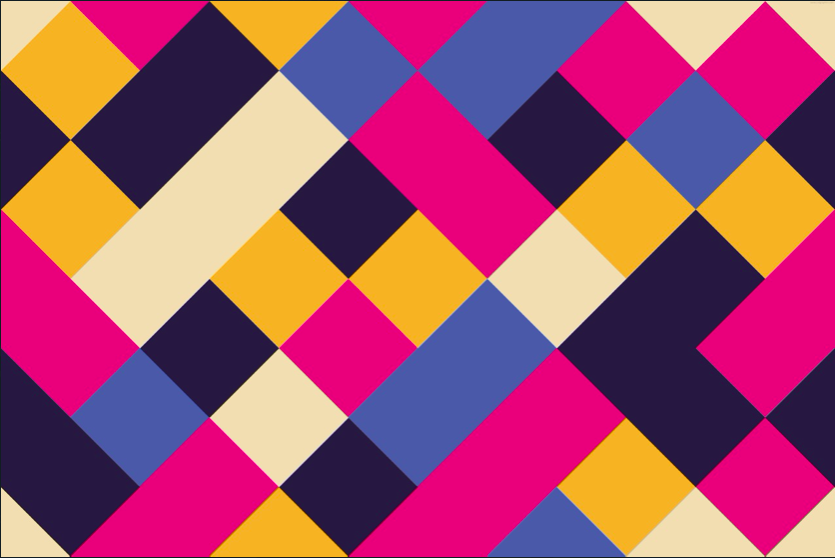
#> input picture Input.png, 835 x 558 px
$ python edge.py
#> lines starting #> are read from the running program, lines starting #| are printed output that depends on the picture; after the words box and inside, x2 and y2 are one past the last pixel; in counts of white or black regions, pixels touching at a corner belong together
#!/usr/bin/env python
"""This script prompts a user to enter 2 ranges of color using the trackbars,
and returns only the shared edges between the 2 colors if any in the input image."""

import cv2
import numpy as np

# Input image here.
img = cv2.imread('Input.png')
#> img is the input picture: shape (558, 835, 3); mean B, G, R 108, 80.8, 164.3

def nothing(x):
    pass

# Create Trackbars Windows to Thresholding 1st color.
cv2.namedWindow("Trackbars1")

cv2.createTrackbar("L - H", "Trackbars1", 119, 255, nothing)
cv2.createTrackbar("L - S", "Trackbars1", 28, 255, nothing)
cv2.createTrackbar("L - V", "Trackbars1", 56, 255, nothing)
cv2.createTrackbar("U - H", "Trackbars1", 229, 255, nothing)
cv2.createTrackbar("U - S", "Trackbars1", 116, 255, nothing)
cv2.createTrackbar("U - V", "Trackbars1", 124, 255, nothing)

# Create Trackbars Windows to Thresholding 2nd color.
cv2.namedWindow("Trackbars2")

cv2.createTrackbar("L - H", "Trackbars2", 0, 255, nothing)
cv2.createTrackbar("L - S", "Trackbars2", 0, 255, nothing)
cv2.createTrackbar("L - V", "Trackbars2", 199, 255, nothing)
cv2.createTrackbar("U - H", "Trackbars2", 140, 255, nothing)
cv2.createTrackbar("U - S", "Trackbars2", 0, 255, nothing)
cv2.createTrackbar("U - V", "Trackbars2", 248, 255, nothing)

while True:
    # Trackbar inputs (user input) assigned to variables
    l_h = cv2.getTrackbarPos("L - H", "Trackbars1")
    l_s = cv2.getTrackbarPos("L - S", "Trackbars1")
    l_v = cv2.getTrackbarPos("L - V", "Trackbars1")
    u_h = cv2.getTrackbarPos("U - H", "Trackbars1")
    u_s = cv2.getTrackbarPos("U - S", "Trackbars1")
    u_v = cv2.getTrackbarPos("U - V", "Trackbars1")

    # Assigned variables turned into arrays
    lower = np.array([l_h,l_s,l_v])
    upper = np.array([u_h,u_s,u_v])

    # Arrays passed to inRange function
    mask1 = cv2.inRange(img, lower, upper)
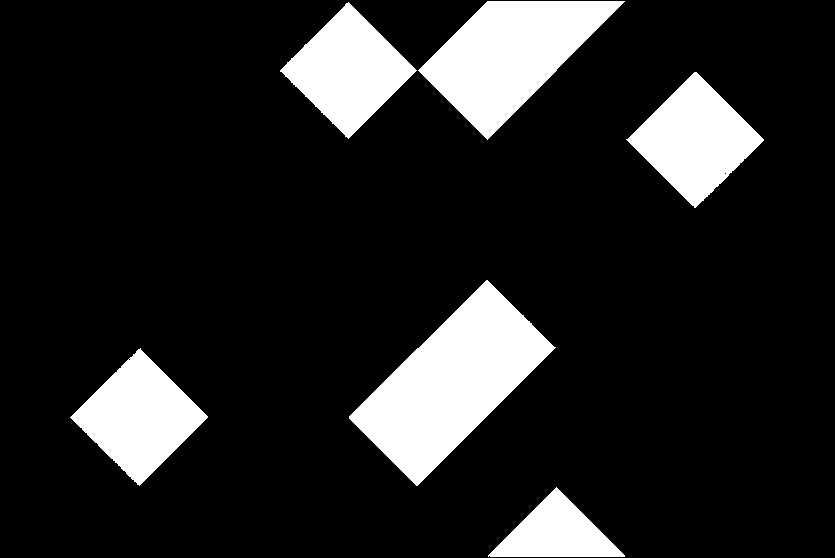
#> mask1: shape (558, 835); 14.3% white; 6 white regions, box (x1, y1, x2, y2) and area: (349, 280, 556, 486) 19047, (418, 1, 625, 140) 14422, (70, 348, 208, 486) 9567, (626, 72, 764, 208) 9498, (280, 2, 417, 139) 9402, (488, 487, 625, 557) 4897
    result1 = cv2.bitwise_and(img, img, mask = mask1)
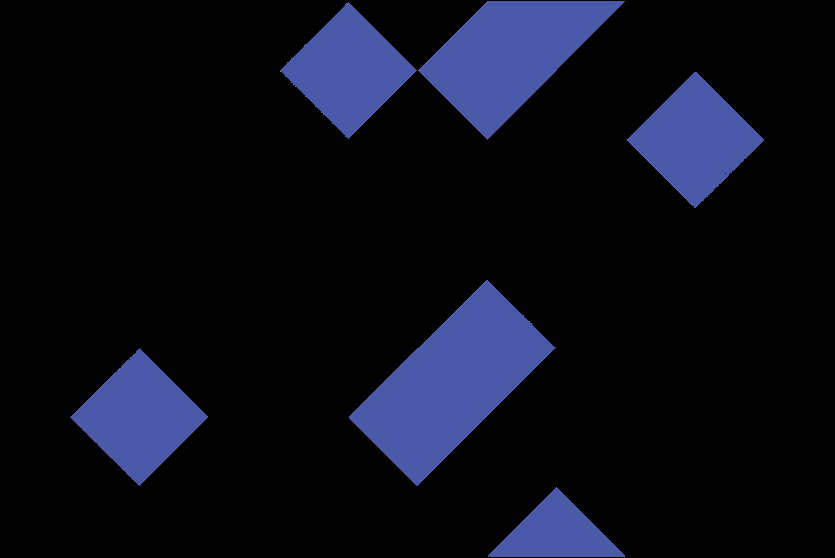
#> result1: shape (558, 835, 3); mean B, G, R 24.2, 12.8, 10.7

    # Displaying the mask and the result
    cv2.imshow("Mask1", mask1)
    cv2.imshow('result1', result1)

    # Repeat for user to input 2nd color range
    l_h = cv2.getTrackbarPos("L - H", "Trackbars2")
    l_s = cv2.getTrackbarPos("L - S", "Trackbars2")
    l_v = cv2.getTrackbarPos("L - V", "Trackbars2")
    u_h = cv2.getTrackbarPos("U - H", "Trackbars2")
    u_s = cv2.getTrackbarPos("U - S", "Trackbars2")
    u_v = cv2.getTrackbarPos("U - V", "Trackbars2")

    lower = np.array([l_h,l_s,l_v])
    upper = np.array([u_h,u_s,u_v])
    mask2 = cv2.inRange(img, lower, upper)
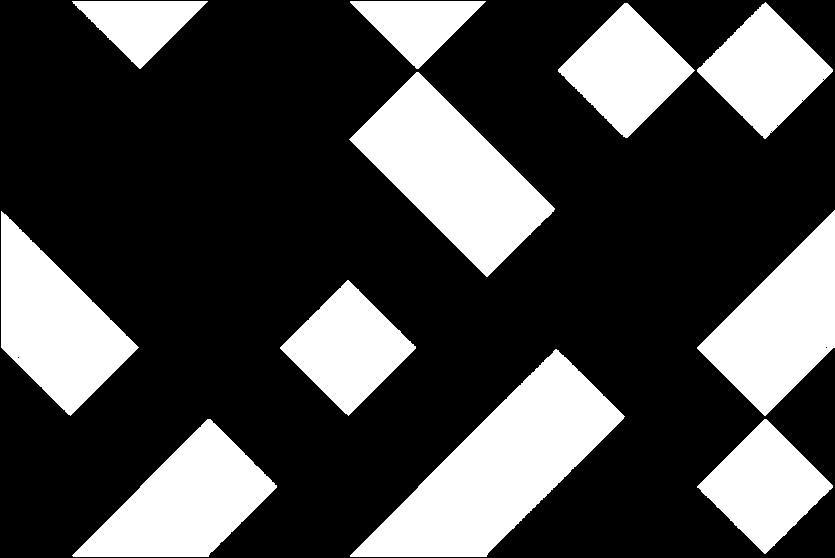
#> mask2: shape (558, 835); 28.5% white; 11 white regions
    result2 = cv2.bitwise_and(img, img, mask = mask2)
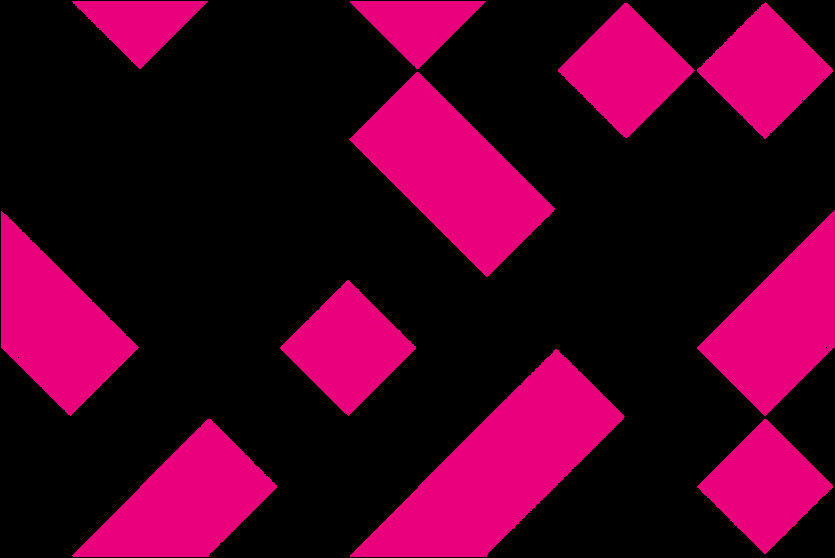
#> result2: shape (558, 835, 3); mean B, G, R 35.1, 0, 66.7

    cv2.imshow("Mask2", mask2)
    cv2.imshow('result2', result2)

    # Break when 'ESC' key pressed
    key = cv2.waitKey(1)
#> (key Esc is pressed here)
    if key == 27:
        break

# CLose all windows
cv2.destroyAllWindows()

# Draw contour for the first mask (user input range for color 1)
image1 = img.copy()
contours, _= cv2.findContours(mask1, cv2.RETR_EXTERNAL, cv2.CHAIN_APPROX_SIMPLE)
#> contours = 6 contours; box (x1, y1, x2, y2) and area: (349, 280, 556, 486) 18838, (418, 1, 625, 140) 14214, (70, 348, 208, 486) 9422, (626, 72, 764, 208) 9356, (280, 2, 417, 139) 9258, (488, 487, 625, 557) 4759
image1 = cv2.drawContours(image1, contours, -1, (0,255,0), 2)   # Border width = 2, and color = 'green'
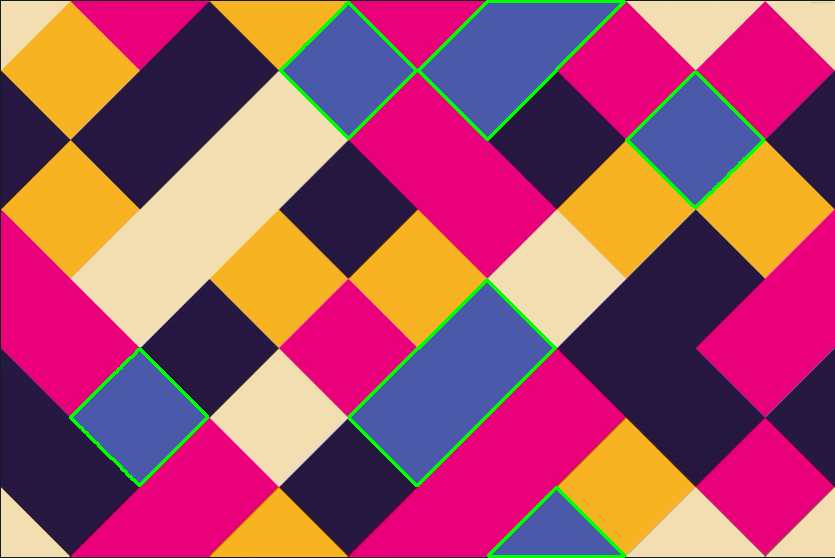
#> image1: shape (558, 835, 3); 1.94% of pixels changed, all inside (x1, y1, x2, y2) = (69, 0, 765, 558)

# Draw contour for the first mask (user input range for color 2)
image2 = img.copy()
contours, _= cv2.findContours(mask2, cv2.RETR_EXTERNAL, cv2.CHAIN_APPROX_SIMPLE)
#> contours = 11 contours; largest, box (x1, y1, x2, y2) and area: (350, 349, 625, 557) 23640, (349, 72, 555, 277) 18706, (72, 419, 277, 557) 14187, (697, 210, 835, 416) 14076, (1, 211, 139, 416) 14056
image2 = cv2.drawContours(image2, contours, -1, (0,255,0), 2)   # Border width = 2, and color = 'green'
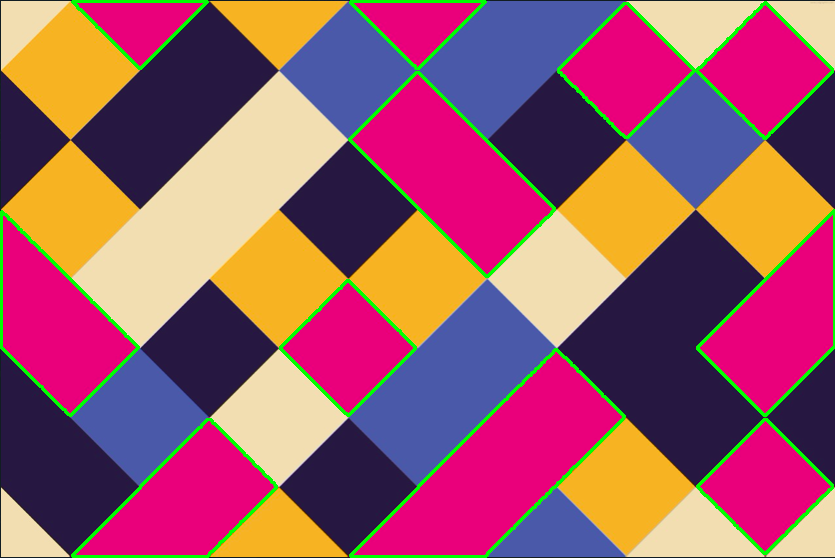
#> image2: shape (558, 835, 3); 3.72% of pixels changed, all inside (x1, y1, x2, y2) = (0, 0, 835, 558)

# bitwise intersect the 2 images obtained after drawing the contours
result = cv2.bitwise_and(image1, image2, mask = None)

# Lower and Upper threshold values for Green, BOUNDARY COLOR
lower = np.array([0,255,0])
upper = np.array([0,255,0])

# Inrange value to draw the mask
Result = cv2.inRange(result, lower, upper)
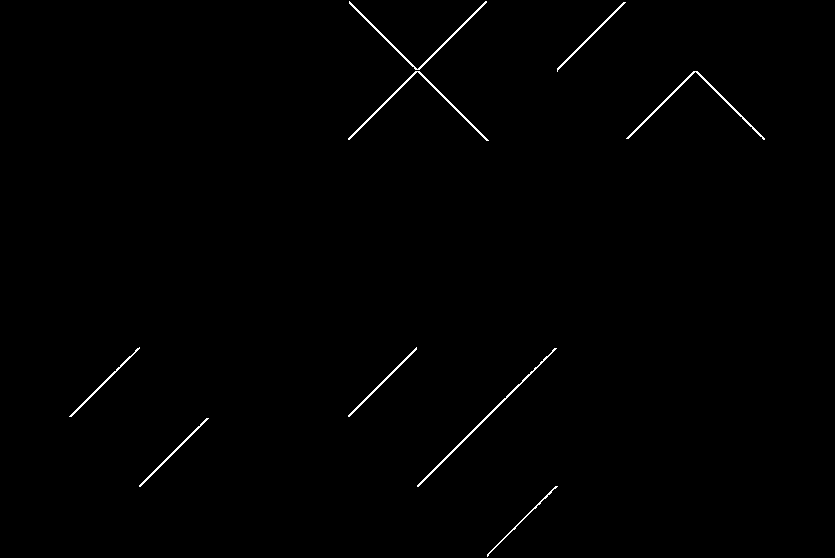
#> Result: shape (558, 835); 0.56% white in thin lines or dots, all inside (x1, y1, x2, y2) = (69, 1, 765, 557)

# Output the mask as result
cv2.imshow("OUTPUT", Result)

# Wait for user key press
cv2.waitKey(0)
cv2.destroyAllWindows()
cv2.imwrite("Output.png",Result)
